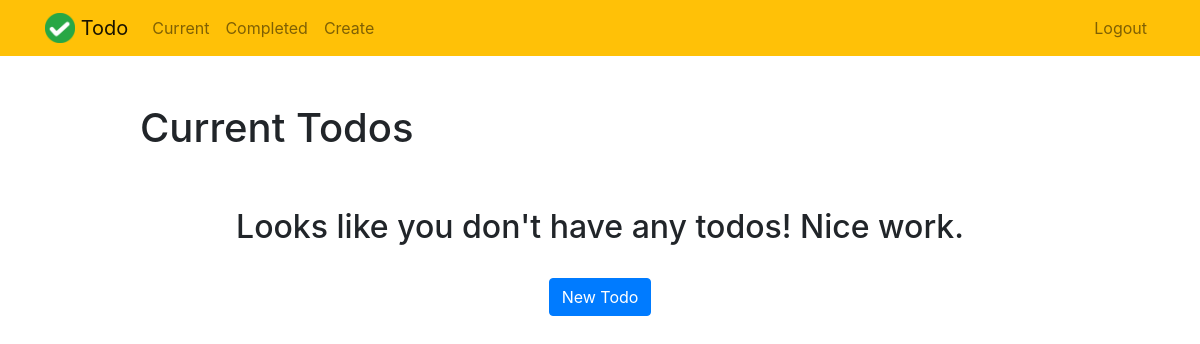
/current/ (signed in), run on an earlier commit of the app's database.
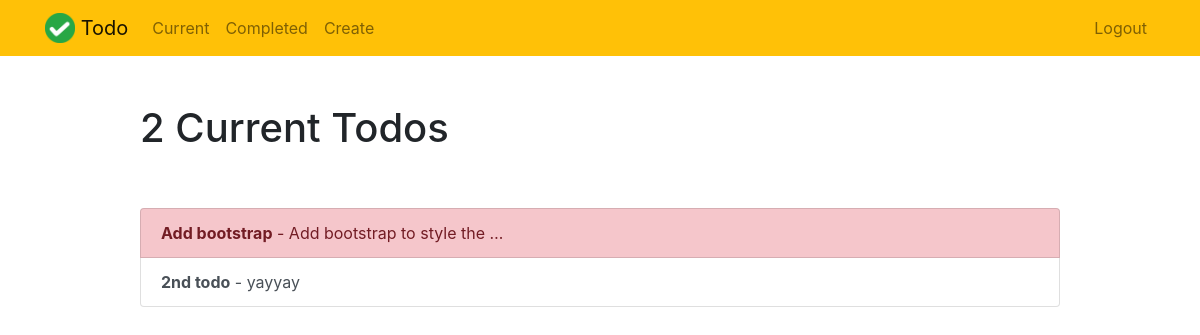
And on a later commit of the database.
### todo/models.py (models this page shows, shortened)
class Todo(models.Model):
    title = models.CharField(max_length=100)
    memo = models.TextField(blank=True)
    created = models.DateTimeField(auto_now_add=True)
    datecompleted = models.DateTimeField(null=True, blank=True)
    important = models.BooleanField(default=False)
    user = models.ForeignKey(User, on_delete=models.CASCADE)

### todo/views.py (the view)
# urls.py: path('current/', views.currenttodos, name='currenttodos'),
@login_required
def currenttodos(request):
    todos = Todo.objects.filter(user=request.user, datecompleted__isnull=True)
    return render(request, 'todo/currenttodos.html', {'todos':todos})

### todo/templates/todo/currenttodos.html
{% extends "todo/base.html" %}
{% block content %}
    <div class="row justify-content-center mt-5">
        <div class="col-md-10">
            {% if todos %}
                 <h1>{{ todos.count }} Current Todo{{ todos.count|pluralize }}</h1>
            {% else %}
                           <h1>Current Todos</h1>
            {% endif %}
        </div>
    </div>
    <div class="row justify-content-center mt-5">
        <div class="col-md-10">
        {% if todos %}
            <div class="list-group">
                {% for todo in todos %}
                    <a href="{% url 'viewtodo' todo.id %}" class="list-group-item list-group-item-action{% if todo.important %} list-group-item-danger{% endif %}"><b>{{ todo.title }}</b>{% if todo.memo %} - {{ todo.memo|truncatechars:30 }}{% endif %}</a>
                {% endfor %}
            </div>
        {% else %}
            <div class="text-center">
                <h2>Looks like you don't have any todos! Nice work.</h2>
            <br>
            <a role="button" class="btn btn-primary" href="{% url 'createtodo' %}">New Todo</a>
            </div>
        {% endif %}
        </div>
    </div>
{% endblock %}

### todo/templates/todo/base.html (shortened to what this page needs)
{% load static %}
<!doctype html>
<html lang="en">
<head>
    <link rel="stylesheet" href="https://stackpath.bootstrapcdn.com/bootstrap/4.4.1/css/bootstrap.min.css">
</head>
<body>
<nav class="navbar navbar-expand-md navbar-light bg-warning">
<div class="container">
    <a class="navbar-brand" href="{% url 'home' %}">
         <img src="{% static 'todo/logo.png' %}" width="30" height="30" class="d-inline-block align-top">
        <span>Todo</span>
    </a>
    <div class="collapse navbar-collapse" id="navbarNav">
    {% if user.is_authenticated %}
        <ul class="navbar-nav mr-auto">
                <li class="nav-item {{ current }}">
                    <a class="nav-link" href="{% url 'currenttodos' %}">Current</a>
                </li>
                <li class="nav-item {{ completed }}">
                    <a class="nav-link" href="{% url 'completedtodos' %}">Completed</a>
                </li>
                <li class="nav-item {{ create }}">
                    <a class="nav-link" href="{% url 'createtodo' %}">Create</a>
                </li>
        </ul>
    {% endif %}
    <ul class="navbar-nav ml-auto">
            {% if user.is_authenticated %}
                <li class="nav-item">
                    <a href="#" onclick="$('#signOutBtn').click()" class="nav-link">Logout</a>
                </li>
            {% endif %}
        </ul>
    </div>
</div>
</nav>
<div class="container">
{% block content %}{% endblock %}
</div>
</body>
</html>

What changed in the data, as far as the page shows it:
added Todo: title "Add bootstrap", memo "Add bootstrap to style the …", important True (drawn)
added Todo: title "2nd todo", memo "yayyay", important False (drawn)
Also different on the page:
{{ todos.count }}: (not shown) → "2"
text no longer shown: "Current Todos Looks like you don't have any todos! Nice work. New Todo"
text now shown: "Current Todo"
